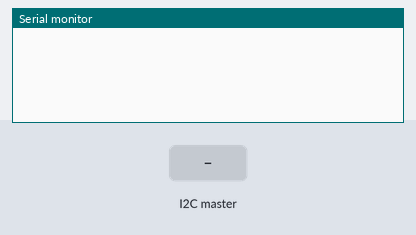
A sketch run on a simulated Arduino Uno, built with avr-gcc and run on an emulated ATmega328P. On the bench: the last lines printed to the serial monitor. Inputs (shaded band) come from the test bench.

Above: at 1.2 s.
1.3 s: the I2C master sends the byte 1
At 2.0 s:
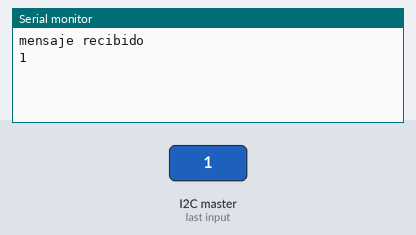
2.8 s: the I2C master sends the byte 0
At 3.1 s:
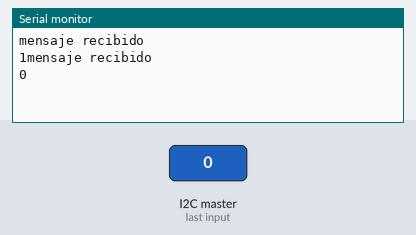

Measured:
- after the input at 1.3 s, the serial monitor: prints a new line at once (image 1)
- after the input at 2.8 s, the serial monitor: prints a new line at once (image 2)

The sketch:

Esclavo.ino
```cpp
#include <Wire.h>
void setup()
{
  Wire.begin(4);     // id de esclavo
  Wire.onReceive(receiveEvent);  //evento de recepción de mensajes
  Wire.onRequest(requestEvent);
  Serial.begin(9600);   // comunicación serial
}

void loop()
{
delay(100);
}
void receiveEvent(int bytes){ // evento i2c
  while(Wire.available())  // si existe mensaje por leer
  {
    Serial.println("mensaje recibido");
    int c = Wire.read();  // recibe dato
    Serial.print(c);    //envia por comunicación serial
  }
}
// function that executes whenever data is requested from master
void requestEvent() {
 Wire.write("Hi");  /*send string on request */
}
```
